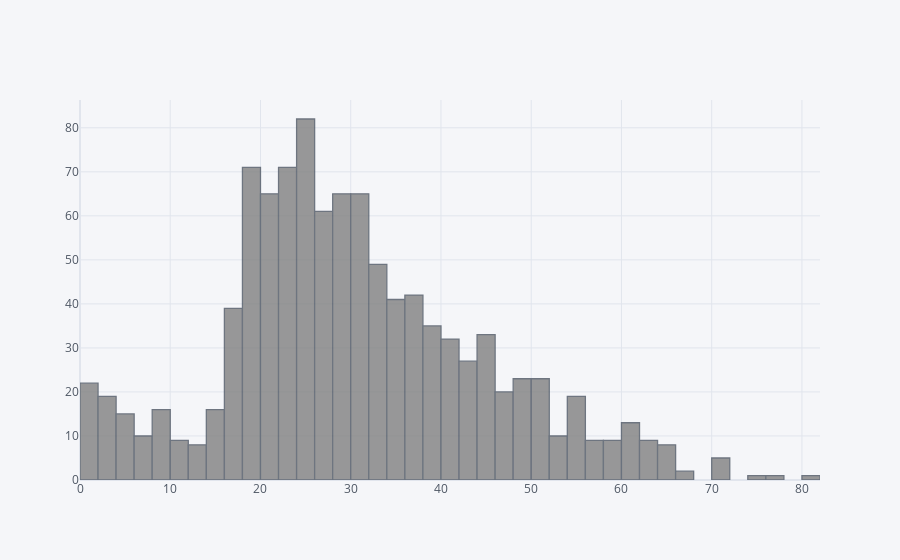

The notebook cell saved with this chart:
### Markdown cell above
people in the better class (Class 1 ,Class 2 )  had higher survivor percentage

### Code cell
titanicdf['Age'].dropna().iplot(kind='hist',color='grey')

### Figure 1 — Plotly figure (JSON) as saved in the notebook; plotly's stock layout.template omitted (floating-point values rounded to 4 significant figures; data arrays with more than 128 entries replaced by an {"elided": "..."} marker saying what was removed)
{"data": [{"histfunc": "count", "histnorm": "", "marker": {"color": "rgba(128, 128, 128, 1.0)", "line": {"color": "#4D5663", "width": 1.3}}, "name": "Age", "opacity": 0.8, "orientation": "v", "type": "histogram", "x": {"elided": "1046 float values"}}], "layout": {"barmode": "overlay", "legend": {"bgcolor": "#F5F6F9", "font": {"color": "#4D5663"}}, "paper_bgcolor": "#F5F6F9", "plot_bgcolor": "#F5F6F9", "title": {"font": {"color": "#4D5663"}}, "xaxis": {"gridcolor": "#E1E5ED", "showgrid": true, "tickfont": {"color": "#4D5663"}, "title": {"font": {"color": "#4D5663"}, "text": ""}, "zerolinecolor": "#E1E5ED"}, "yaxis": {"gridcolor": "#E1E5ED", "showgrid": true, "tickfont": {"color": "#4D5663"}, "title": {"font": {"color": "#4D5663"}, "text": ""}, "zerolinecolor": "#E1E5ED"}}}
